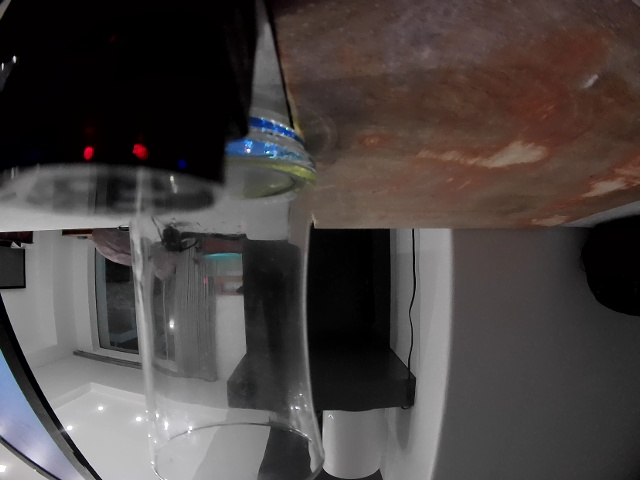
#> input picture SRC/TaxiDriver2.0 Open/camera_captures/capture_20250910_174105_000030.jpg, 640 x 480 px, given in place of the camera
$ python camera_controller_slave.py
#> lines starting #> are read from the running program, lines starting #| are printed output that depends on the picture; after the words box and inside, x2 and y2 are one past the last pixel; in counts of white or black regions, pixels touching at a corner belong together
### SRC/TaxiDriver4.0 Obstacle/relay_control.py
#!/usr/bin/env python3
"""
Raspberry Pi GPIO Relay Control
Controls a relay connected to a GPIO pin by switching it on for 0.5 seconds, then off.
"""

import RPi.GPIO as GPIO
import time

# Configuration
RELAY_PIN = 17  # GPIO pin number (BCM numbering) - change this to your actual pin
PULSE_DURATION = 0.2  # Duration in seconds to keep relay on

# [33 lines left out: functions setup_gpio, activate_relay, not called in this run]

def cleanup():
    """Clean up GPIO resources"""
    GPIO.cleanup()
    print("GPIO cleanup completed")

# [11 lines left out: function main, not called in this run]

# [2 lines that do not run on import are left out]

### SRC/TaxiDriver4.0 Obstacle/camera_controller_slave.py
import cv2
import sys
import os
import time
import numpy as np
from datetime import datetime

# Set display for OpenCV
os.environ['DISPLAY'] = ':0'

# Import relay control functions
try:
    from relay_control import setup_gpio, activate_relay, cleanup
    RELAY_AVAILABLE = True
    print("Relay control module imported successfully")
except ImportError as e:
    RELAY_AVAILABLE = False
    print(f"Warning: Could not import relay control: {e}")

# Adjust the camera_index if you have multiple cameras or if 0 doesn't work.
camera_index = 0
MAX_CAMERA_RETRIES = 5
RETRY_DELAY = 5

def try_open_camera(index, attempt=1):
    """Attempt to open camera with retry logic and relay activation"""
    print(f"Attempt {attempt}: Trying to open camera with index {index}...")
    cap = cv2.VideoCapture(index)

    if cap.isOpened():
        print(f"✓ Camera {index} opened successfully on attempt {attempt}!")
        return cap
    else:
        print(f"✗ Failed to open camera {index} on attempt {attempt}")
        cap.release()

        if attempt < MAX_CAMERA_RETRIES and RELAY_AVAILABLE:
            print("Attempting to reset camera using relay...")
            try:
                setup_gpio()
                activate_relay()
                cleanup()
                print(f"Relay activation completed. Waiting {RETRY_DELAY} seconds before retry...")
                time.sleep(RETRY_DELAY)
            except Exception as e:
                print(f"Error during relay activation: {e}")
                if 'cleanup' in globals():
                    cleanup()

        return None

# Try to open camera with relay reset capability
cap = None
for attempt in range(1, MAX_CAMERA_RETRIES + 1):
    cap = try_open_camera(camera_index, attempt)
    if cap is not None:
        break

    if attempt < MAX_CAMERA_RETRIES:
        print(f"Retrying in {RETRY_DELAY} seconds...")
        time.sleep(RETRY_DELAY)

if cap is None:
    print(f"Error: Could not open camera with index {camera_index} after {MAX_CAMERA_RETRIES} attempts.")
    print("Available video devices:")
    import subprocess
    try:
        result = subprocess.run(['ls', '/dev/video*'], capture_output=True, text=True, shell=True)
        print(result.stdout)
    except:
        print("Could not list video devices")
    sys.exit(1)

print(f"Camera {camera_index} opened successfully!")

# Set camera properties for better performance
cap.set(cv2.CAP_PROP_FRAME_WIDTH, 640)
cap.set(cv2.CAP_PROP_FRAME_HEIGHT, 480)
cap.set(cv2.CAP_PROP_FPS, 30)

# Get actual camera properties
width = int(cap.get(cv2.CAP_PROP_FRAME_WIDTH))
height = int(cap.get(cv2.CAP_PROP_FRAME_HEIGHT))
fps = cap.get(cv2.CAP_PROP_FPS)

print(f"Camera resolution: {width}x{height}")
print(f"Camera FPS: {fps}")

# Advanced camera class with object detection and angle estimation (Display Version)
class USBCameraControllerDisplay:
    def __init__(self, camera_cap, width=640, height=480):
        self.camera_cap = camera_cap
        self.frame_width = width
        self.frame_height = height
        self.current_hsv_frame = None
        self.angle_lookup_table = None
        self.camera_fov = 140

        # Morphological kernel for image processing
        self.morph_kernel = np.ones((5, 5), np.uint8)

        # Color detection bounds
        self.color_bounds = {
            'green': {'lower': np.array([35, 80, 30]), 'upper': np.array([150, 255, 255])},
            'red': {'lower1': np.array([0, 120, 70]), 'upper1': np.array([10, 255, 255]),
                    'lower2': np.array([160, 120, 70]), 'upper2': np.array([180, 255, 255])}
        }

        self._generate_angle_lookup_table(self.frame_width)

        # Print calibration template for easy setup
        self.print_calibration_template()

    # [7 lines left out: function _mouse_callback, not called in this run]

    def print_calibration_template(self):
        """
        Print a template for easy copy-paste calibration.
        """
        print("\n" + "="*60)
        print("CALIBRATION TEMPLATE - Replace YOUR_ANGLE with measured values")
        print("="*60)
        template_points = [
            (0, "YOUR_ANGLE"),
            (64, "YOUR_ANGLE"),
            (128, "YOUR_ANGLE"),
            (192, "YOUR_ANGLE"),
            (256, "YOUR_ANGLE"),
            (320, "0.0"),  # Center should be 0
            (384, "YOUR_ANGLE"),
            (448, "YOUR_ANGLE"),
            (512, "YOUR_ANGLE"),
            (576, "YOUR_ANGLE"),
            (640, "YOUR_ANGLE"),
        ]

        print("self.calibration_points = [")
        for pixel, angle in template_points:
            print(f"    ({pixel}, {angle}),")
        print("]")
        print("="*60 + "\n")

    def _generate_angle_lookup_table(self, frame_width):
        """
        Generate calibration-based lookup table for linear interpolation.
        Fill in your calibrated pixel-to-degree measurements in the calibration_points list.
        """
#> called with frame_width = 640
        # CALIBRATION TABLE - Fill in your measured values here
        # Format: (pixel_x, angle_degrees)
        # Add as many calibration points as you want for better accuracy
        self.calibration_points = [
            (100, -45),
            (134, -40),
            (166, -35),
            (194, -30),
            (222, -25),
            (232, -20),
            (256, -15),
            (286, -10),
            (312, -5),
            (352, 0),   # Center point
            (379, 5),
            (405, 10),
            (436, 15),
            (461, 20),
            (489, 25),
            (518, 30),
            (539, 35),
            (589, 40),
            (594, 45),
        ]

        # Sort calibration points by pixel position (just in case)
        self.calibration_points.sort(key=lambda x: x[0])

        print("Calibration-based angle lookup table generated.")
        print("Calibration points:")
        for pixel, angle in self.calibration_points:
            print(f"  Pixel {pixel:3d} -> {angle:+6.1f}°")

    # [27 lines left out: function _estimate_horizontal_angle, not called in this run]

    def _process_contours(self, display_frame, mask, color_name, line_y):
        detections = []
        contours, _ = cv2.findContours(mask, cv2.RETR_TREE, cv2.CHAIN_APPROX_SIMPLE)
        for cnt in contours:
            if cv2.contourArea(cnt) > 150:
                x, y, w, h = cv2.boundingRect(cnt)
                if y < line_y < y + h:
                    rect = cv2.minAreaRect(cnt)
                    rotation_angle = int(rect[2])
                    object_center_x = x + w // 2
                    bearing_angle = self._estimate_horizontal_angle(object_center_x)

                    # Draw on display frame
                    cv2.rectangle(display_frame, (x, y), (x + w, y + h), (0, 255, 255), 2)
                    label = f"{color_name} | Bearing: {bearing_angle}deg" if bearing_angle is not None else color_name
                    cv2.putText(display_frame, label, (x, y - 10), cv2.FONT_HERSHEY_SIMPLEX, 0.5, (0, 255, 255), 2)

                    # Store detection info
                    detection_info = {
                        'color': color_name,
                        'center_x': object_center_x,
                        'bearing': bearing_angle,
                        'area': cv2.contourArea(cnt),
                        'bbox': (x, y, w, h)
                    }

                    # Add HSV values if available
                    if self.current_hsv_frame is not None:
                        center_y = y + h // 2
                        hsv_values = self.current_hsv_frame[center_y, object_center_x]
                        detection_info['hsv'] = tuple(hsv_values)

                    detections.append(detection_info)

                    # Get HSV values at the center of the detected object
                    if self.current_hsv_frame is not None:
                        center_y = y + h // 2
                        hsv_values = self.current_hsv_frame[center_y, object_center_x]
                        h_val, s_val, v_val = hsv_values
                        hsv_str = f"HSV({h_val}, {s_val}, {v_val})"
                    else:
                        hsv_str = "HSV(N/A)"

                    # Get the area from the detection info
                    area = detection_info['area']

                    # Print detection to console with HSV values
                    print(f"Detected {color_name} object at bearing {bearing_angle}° (center_x: {object_center_x}, area: {area}) - {hsv_str}")
        return detections

    def start_stream_display(self):
        halfway_line_y = self.frame_height // 2 - 20

        # Test if display is available
        try:
            window_name = 'USB Camera Feed with Object Detection'
            cv2.namedWindow(window_name, cv2.WINDOW_NORMAL)
            cv2.setMouseCallback(window_name, self._mouse_callback)
            print("Display window created successfully!")
        except Exception as e:
            print(f"Cannot create display window: {e}")
            print("Falling back to headless mode...")
            return self.start_stream_headless()

        print("Starting camera stream with object detection... Press 'q' to quit.")
        print("Click on the video to see HSV values at that point.")

        frame_count = 0
        total_detections = {'green': 0, 'red': 0}

        try:
            while True:
                ret, frame = self.camera_cap.read()
#> frame is the input picture: shape (480, 640, 3); mean B, G, R 65.8, 67.2, 73.3
                if not ret:
                    print("Error: Failed to grab frame.")
                    break

                # Flip frame (optional, remove if not needed)
                frame = cv2.flip(frame, -1)
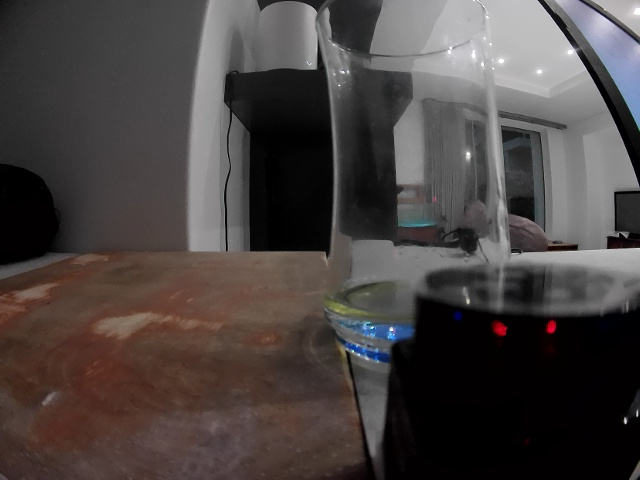
#> frame: shape (480, 640, 3); mean B, G, R 65.8, 67.2, 73.3
                display_frame = frame.copy()

                # Convert to HSV for color detection
                hsv_frame = cv2.cvtColor(frame, cv2.COLOR_BGR2HSV)
#> hsv_frame: shape (480, 640, 3); mean H, S, V 45.2, 57.5, 74.4
                self.current_hsv_frame = hsv_frame

                all_detections = []

                # Process each color
                for color_name, bounds in self.color_bounds.items():
                    if color_name == 'red':
                        mask1 = cv2.inRange(hsv_frame, bounds['lower1'], bounds['upper1'])
                        mask2 = cv2.inRange(hsv_frame, bounds['lower2'], bounds['upper2'])
                        final_mask = cv2.bitwise_or(mask1, mask2)
                    else:
                        final_mask = cv2.inRange(hsv_frame, bounds['lower'], bounds['upper'])

                    # Morphological operations to clean up the mask
                    final_mask = cv2.erode(final_mask, self.morph_kernel, iterations=1)
                    final_mask = cv2.dilate(final_mask, self.morph_kernel, iterations=1)

                    # Process contours and get detections
                    detections = self._process_contours(display_frame, final_mask, color_name.capitalize(), halfway_line_y)
                    all_detections.extend(detections)
                    total_detections[color_name] += len(detections)
#> this loop made 2 passes
#> pass 1, in start_stream_display, `final_mask = cv2.inRange(hsv_frame, bounds['lower'], bounds['upper'])`:
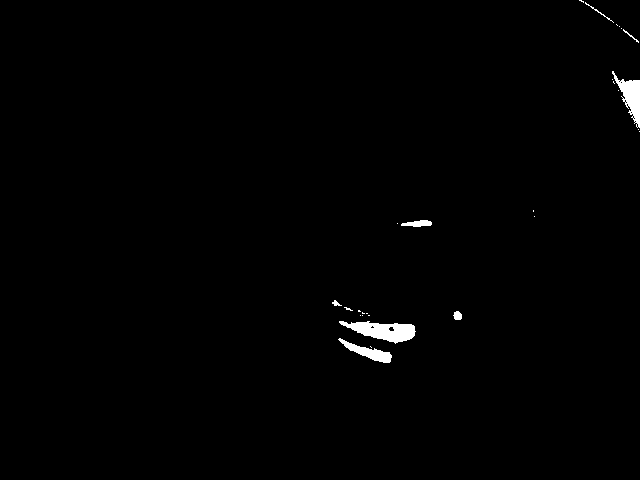
#> final_mask: shape (480, 640); 0.8% white; 28 white regions (20 under 20 px), largest, box (x1, y1, x2, y2) and area: (339, 321, 416, 344) 975, (612, 71, 640, 128) 660, (338, 338, 392, 363) 458
#> pass 1, in start_stream_display, `final_mask = cv2.erode(final_mask, self.morph_kernel, iterations=1)`:
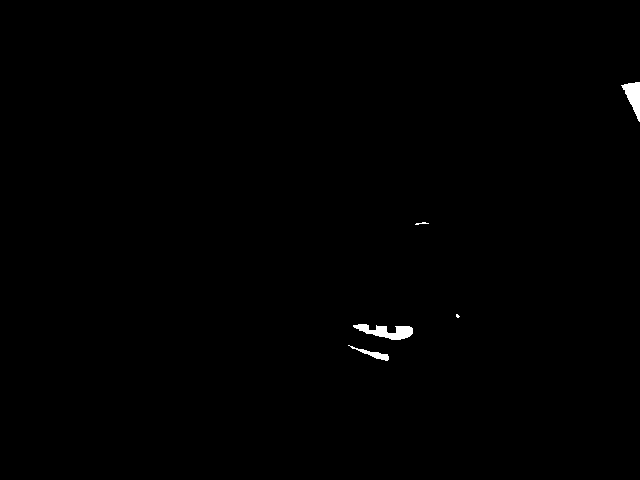
#> final_mask: shape (480, 640); 0.36% white; 5 white regions (1 under 20 px), largest, box (x1, y1, x2, y2) and area: (353, 324, 413, 340) 517, (621, 82, 640, 122) 391, (348, 345, 389, 361) 170, (415, 222, 429, 225) 21
#> pass 1, in start_stream_display, `final_mask = cv2.dilate(final_mask, self.morph_kernel, iterations=1)`:
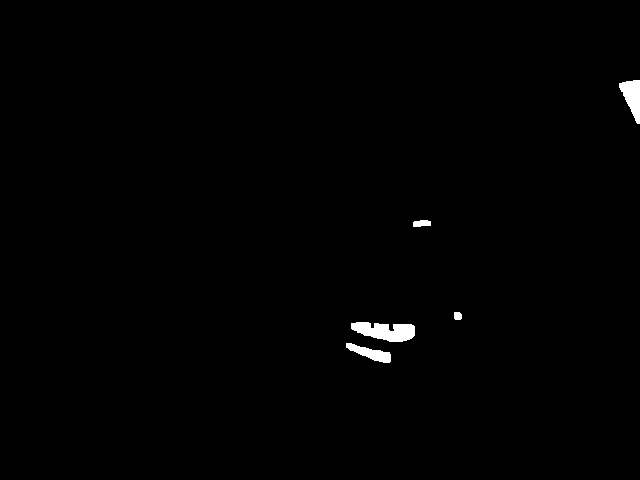
#> final_mask: shape (480, 640); 0.66% white; 5 white regions, box (x1, y1, x2, y2) and area: (351, 322, 415, 342) 889, (619, 80, 640, 124) 555, (346, 343, 391, 363) 414, (413, 220, 431, 227) 105, (454, 312, 462, 320) 59
#> pass 2, in start_stream_display, `mask1 = cv2.inRange(hsv_frame, bounds['lower1'], bounds['upper1'])`:
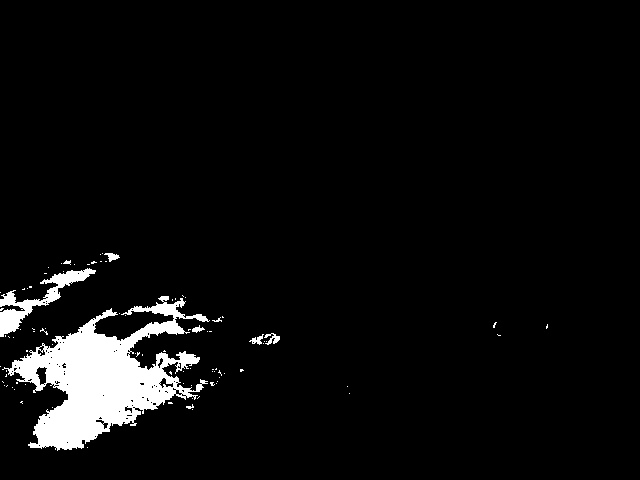
#> mask1: shape (480, 640); 5% white; 90 white regions (81 under 20 px), largest, box (x1, y1, x2, y2) and area: (2, 296, 210, 451) 13177, (0, 268, 96, 337) 1559, (264, 333, 280, 345) 92
#> after the loop, all_detections = []; total_detections = {'green': 0, 'red': 0}

                # Draw horizontal reference line
                cv2.line(display_frame, (0, halfway_line_y), (self.frame_width, halfway_line_y), (255, 255, 0), 2)

                # Add frame info
                cv2.putText(display_frame, f"Frame: {frame_count}", (10, 30), cv2.FONT_HERSHEY_SIMPLEX, 0.7, (255, 255, 255), 2)
                cv2.putText(display_frame, f"Detections: {len(all_detections)}", (10, 60), cv2.FONT_HERSHEY_SIMPLEX, 0.7, (255, 255, 255), 2)
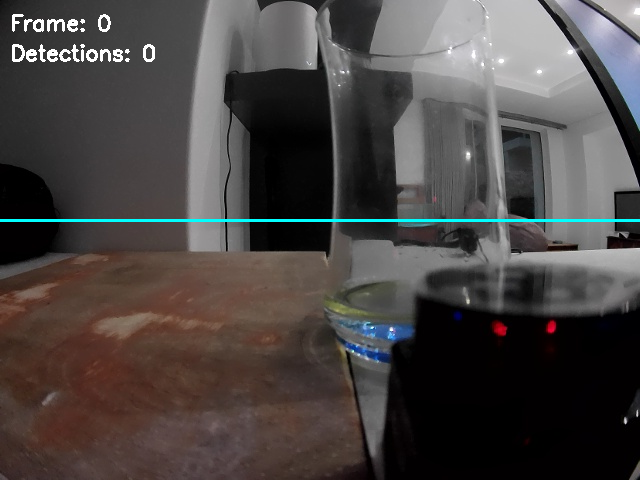
#> display_frame: shape (480, 640, 3); mean B, G, R 68, 69.4, 74

                # Display the frame
                cv2.imshow(window_name, display_frame)

                frame_count += 1

                # Press 'q' to exit
                if cv2.waitKey(1) & 0xFF == ord('q'):
#> (key q is pressed here)
                    break

        except KeyboardInterrupt:
            print("\nStream stopped by user")
        except Exception as e:
            print(f"Error during display: {e}")
        finally:
            cv2.destroyAllWindows()

        print(f"\nDetection Summary:")
        print(f"Total frames processed: {frame_count}")
        for color, count in total_detections.items():
            print(f"  {color.capitalize()} objects detected: {count}")
#> this loop made 2 passes
#> (color, count) on passes 1 to 2: ('green', 0), ('red', 0)
#|   Green objects detected: 0
#|   Red objects detected: 0

    # [46 lines left out: function start_stream_headless, not called in this run]

# Create and start the camera controller
try:
    camera_controller = USBCameraControllerDisplay(cap, width, height)
    camera_controller.start_stream_display()
except KeyboardInterrupt:
    print("\nProgram interrupted by user")
except Exception as e:
    print(f"Error: {e}")
finally:
    if 'cap' in locals() and cap is not None:
        cap.release()
    if RELAY_AVAILABLE:
        try:
            cleanup()
        except:
            pass

print("Program completed successfully!")
